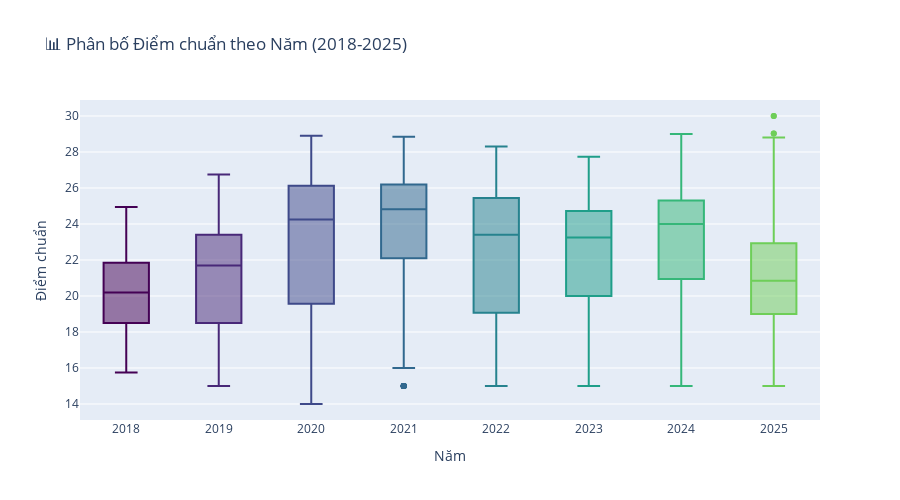

Notebook code cell kept with this figure:
### Code cell
# 3.2 Interactive Box Plot - Điểm theo năm
fig = px.box(df_benchmark, x='nam', y='diem_chuan',
             color='nam',
             title='📊 Phân bố Điểm chuẩn theo Năm (2018-2025)',
             labels={'nam': 'Năm', 'diem_chuan': 'Điểm chuẩn'},
             color_discrete_sequence=px.colors.sequential.Viridis)

fig.update_layout(
    height=500,
    showlegend=False,
    xaxis_title="Năm",
    yaxis_title="Điểm chuẩn"
)
fig.show()

### Figure 1 — Plotly figure (JSON) as saved in the notebook; plotly's stock layout.template omitted (floating-point values rounded to 4 significant figures; data arrays with more than 128 entries replaced by an {"elided": "..."} marker saying what was removed)
{"data": [{"alignmentgroup": "True", "hovertemplate": "Năm=%{x}<br>Điểm chuẩn=%{y}<extra></extra>", "legendgroup": "2018", "marker": {"color": "#440154"}, "name": "2018", "notched": false, "offsetgroup": "2018", "orientation": "v", "showlegend": true, "type": "box", "x": [2018, 2018, 2018, 2018, 2018, 2018, 2018, 2018, 2018, 2018, 2018, 2018, 2018, 2018, 2018, 2018, 2018, 2018, 2018, 2018, 2018, 2018, 2018, 2018, 2018, 2018, 2018, 2018, 2018, 2018, 2018, 2018, 2018, 2018, 2018, 2018, 2018, 2018, 2018, 2018, 2018, 2018, 2018, 2018, 2018, 2018, 2018, 2018, 2018, 2018, 2018, 2018, 2018, 2018, 2018, 2018, 2018, 2018, 2018, 2018, 2018, 2018, 2018, 2018, 2018, 2018, 2018, 2018, 2018, 2018, 2018, 2018, 2018, 2018, 2018, 2018, 2018, 2018, 2018, 2018, 2018, 2018, 2018, 2018, 2018, 2018, 2018, 2018, 2018, 2018, 2018, 2018, 2018, 2018, 2018, 2018, 2018, 2018, 2018, 2018, 2018, 2018, 2018, 2018, 2018, 2018, 2018, 2018, 2018, 2018, 2018, 2018, 2018, 2018, 2018, 2018, 2018, 2018, 2018, 2018, 2018, 2018], "x0": " ", "xaxis": "x", "y": [23.25, 18.15, 20.25, 20.75, 18.15, 22.75, 19.25, 18.5, 16.15, 22.25, 16.75, 19.5, 18.5, 21.9, 19.75, 22.75, 19.5, 21, 22, 19.5, 22.5, 20.5, 17, 22.7, 20.6, 21.55, 20.35, 15.75, 20.75, 16, 16.75, 18, 18.5, 24.95, 19, 20.95, 22.3, 20.15, 19, 20, 20.25, 24.45, 21.25, 21.5, 20.25, 19.75, 18, 22.1, 22, 22.7, 22, 22.2, 21.9, 19.2, 19.6, 23.3, 22.5, 21.2, 21.1, 20.1, 20.35, 19.8, 20.75, 16.85, 18.5, 22.15, 21.8, 21.45, 18.15, 22.05, 22.65, 21.15, 18.5, 18.5, 17.8, 17.5, 20.25, 19.5, 19, 16, 22, 18.5, 19.95, 21.6, 21.65, 19.9, 21.85, 20.25, 21.9, 18, 19.35, 18, 17, 21.85, 19.5, 20.9, 20.05, 20.05, 22, 22, 22, 17.7, 17.7, 17.7, 16, 16, 16, 16, 17, 17, 17, 17, 24.75, 22.1, 20, 21.85, 21.25, 19.65, 24.3, 21.55, 21.6, 18.1], "y0": " ", "yaxis": "y"}, {"alignmentgroup": "True", "hovertemplate": "Năm=%{x}<br>Điểm chuẩn=%{y}<extra></extra>", "legendgroup": "2019", "marker": {"color": "#482878"}, "name": "2019", "notched": false, "offsetgroup": "2019", "orientation": "v", "showlegend": true, "type": "box", "x": {"elided": "146 int values"}, "x0": " ", "xaxis": "x", "y": {"elided": "146 float values"}, "y0": " ", "yaxis": "y"}, {"alignmentgroup": "True", "hovertemplate": "Năm=%{x}<br>Điểm chuẩn=%{y}<extra></extra>", "legendgroup": "2020", "marker": {"color": "#3e4989"}, "name": "2020", "notched": false, "offsetgroup": "2020", "orientation": "v", "showlegend": true, "type": "box", "x": {"elided": "177 int values"}, "x0": " ", "xaxis": "x", "y": {"elided": "177 float values"}, "y0": " ", "yaxis": "y"}, {"alignmentgroup": "True", "hovertemplate": "Năm=%{x}<br>Điểm chuẩn=%{y}<extra></extra>", "legendgroup": "2021", "marker": {"color": "#31688e"}, "name": "2021", "notched": false, "offsetgroup": "2021", "orientation": "v", "showlegend": true, "type": "box", "x": {"elided": "174 int values"}, "x0": " ", "xaxis": "x", "y": {"elided": "174 float values"}, "y0": " ", "yaxis": "y"}, {"alignmentgroup": "True", "hovertemplate": "Năm=%{x}<br>Điểm chuẩn=%{y}<extra></extra>", "legendgroup": "2022", "marker": {"color": "#26828e"}, "name": "2022", "notched": false, "offsetgroup": "2022", "orientation": "v", "showlegend": true, "type": "box", "x": {"elided": "212 int values"}, "x0": " ", "xaxis": "x", "y": {"elided": "212 float values"}, "y0": " ", "yaxis": "y"}, {"alignmentgroup": "True", "hovertemplate": "Năm=%{x}<br>Điểm chuẩn=%{y}<extra></extra>", "legendgroup": "2023", "marker": {"color": "#1f9e89"}, "name": "2023", "notched": false, "offsetgroup": "2023", "orientation": "v", "showlegend": true, "type": "box", "x": {"elided": "253 int values"}, "x0": " ", "xaxis": "x", "y": {"elided": "253 float values"}, "y0": " ", "yaxis": "y"}, {"alignmentgroup": "True", "hovertemplate": "Năm=%{x}<br>Điểm chuẩn=%{y}<extra></extra>", "legendgroup": "2024", "marker": {"color": "#35b779"}, "name": "2024", "notched": false, "offsetgroup": "2024", "orientation": "v", "showlegend": true, "type": "box", "x": {"elided": "224 int values"}, "x0": " ", "xaxis": "x", "y": {"elided": "224 float values"}, "y0": " ", "yaxis": "y"}, {"alignmentgroup": "True", "hovertemplate": "Năm=%{x}<br>Điểm chuẩn=%{y}<extra></extra>", "legendgroup": "2025", "marker": {"color": "#6ece58"}, "name": "2025", "notched": false, "offsetgroup": "2025", "orientation": "v", "showlegend": true, "type": "box", "x": {"elided": "396 int values"}, "x0": " ", "xaxis": "x", "y": {"elided": "396 float values"}, "y0": " ", "yaxis": "y"}], "layout": {"boxmode": "overlay", "height": 500, "legend": {"title": {"text": "Năm"}, "tracegroupgap": 0}, "showlegend": false, "title": {"text": "📊 Phân bố Điểm chuẩn theo Năm (2018-2025)"}, "xaxis": {"anchor": "y", "categoryarray": [2018, 2019, 2020, 2021, 2022, 2023, 2024, 2025], "categoryorder": "array", "domain": [0, 1], "title": {"text": "Năm"}}, "yaxis": {"anchor": "x", "domain": [0, 1], "title": {"text": "Điểm chuẩn"}}}}
